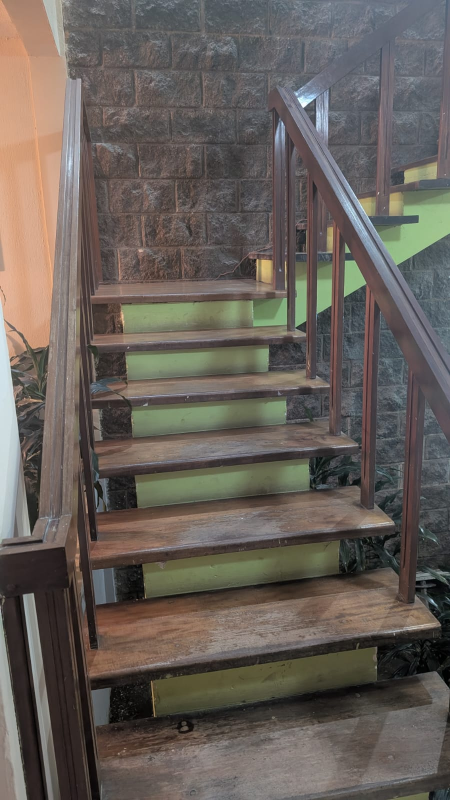
#> input picture control_izq.jpg, 900 x 1600 px (shown at 1/2 size)
$ jupyter execute lab5.ipynb   (shell and % lines are left out)   (text cells are left out)
#> lines starting #> are read from the running program, lines starting #| are printed output that depends on the picture; after the words box and inside, x2 and y2 are one past the last pixel; in counts of white or black regions, pixels touching at a corner belong together; pictures that were not available may be replaced by others from this repository, and a replacement may not be noted
[cell 1]
import cv2
import numpy as np
import matplotlib.pyplot as plt
import matplotlib.patches as patches
from google.colab import files
from IPython.display import display, HTML
import io
from PIL import Image

[cell 2]
CONTROL_LEFT  = 'control_izq.jpg'
CONTROL_RIGHT = 'control_der.jpg'
EXP_LEFT      = 'exp_izq.jpg'
EXP_RIGHT     = 'exp_der.jpg'


def load_img(path):
#> called with path = 'control_izq.jpg'
    img = cv2.imread(path)
#> img is the input picture: shape (1600, 900, 3); mean B, G, R 89.4, 95.6, 102.7
    assert img is not None, f"No se encontró: {path}"
    return img

ctrl_left  = load_img(CONTROL_LEFT)
ctrl_right = load_img(CONTROL_RIGHT)
#> call 2 of load_img, with path = 'control_der.jpg'
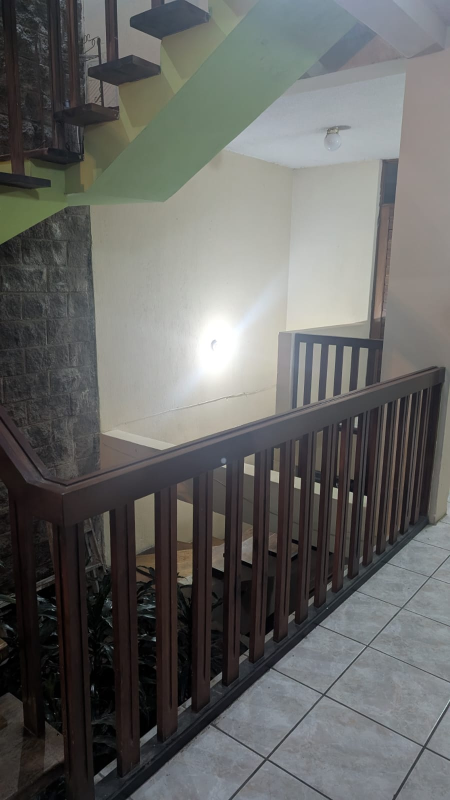
#> input picture control_drc.jpg, 900 x 1600 px, given in place of control_der.jpg, which was not available (shown at 1/2 size)
#> in load_img, img is the input picture: shape (1600, 900, 3); mean B, G, R 99.7, 101.7, 101.4
exp_left   = load_img(EXP_LEFT)
#> call 3 of load_img, with path = 'exp_izq.jpg'
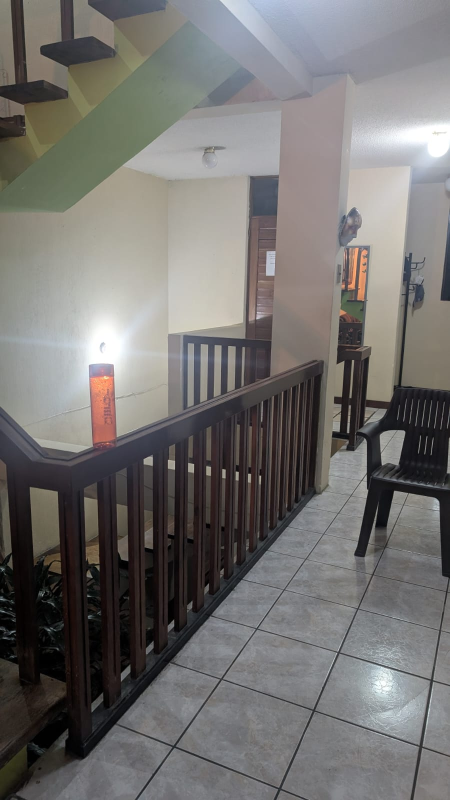
#> input picture exp_izq.jpg, 900 x 1600 px (shown at 1/2 size)
#> in load_img, img is the input picture: shape (1600, 900, 3); mean B, G, R 112.1, 113.9, 116.1
exp_right  = load_img(EXP_RIGHT)
#> call 4 of load_img, with path = 'exp_der.jpg'
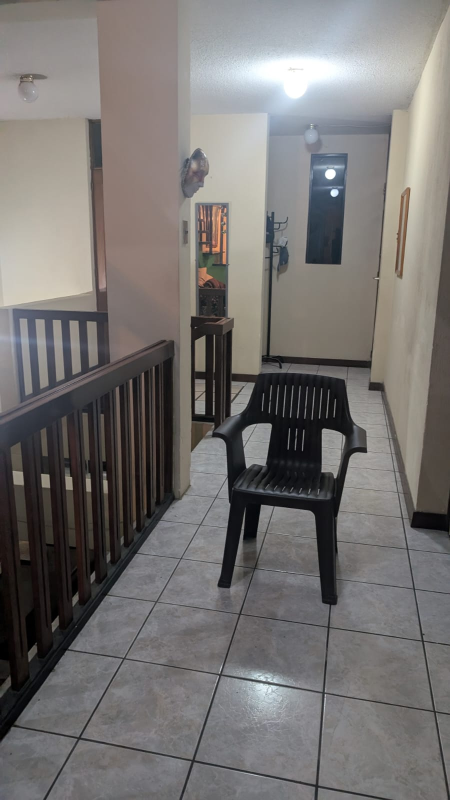
#> input picture exp_der.jpg, 900 x 1600 px (shown at 1/2 size)
#> in load_img, img is the input picture: shape (1600, 900, 3); mean B, G, R 113.4, 115, 118.1
print("Imágenes cargadas correctamente ✓")

[cell 3]
def stitch_images(img_left, img_right, ratio_thresh=0.7, ransac_thresh=5.0, show_matches=True):
    """
    img_left  = Train (Base) — se queda fija
    img_right = Query        — se transforma hacia el espacio de left
    Retorna: (panorama, img_warped_right, offset_x, offset_y)
    """
#> called with ratio_thresh = 0.7, ransac_thresh = 5, show_matches = True
    gray_left  = cv2.cvtColor(img_left,  cv2.COLOR_BGR2GRAY)
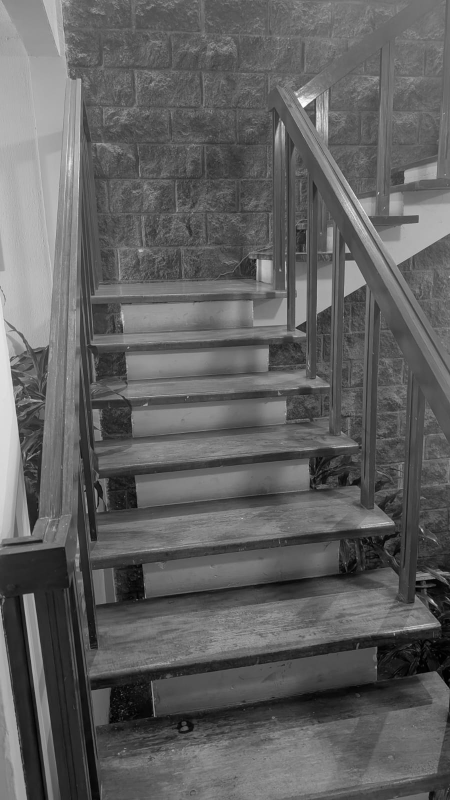
#> gray_left: shape (1600, 900) (shown at 1/2 size); min 0, max 254, mean 97
    gray_right = cv2.cvtColor(img_right, cv2.COLOR_BGR2GRAY)

    sift = cv2.SIFT_create()
    kp_left,  des_left  = sift.detectAndCompute(gray_left,  None)
#> kp_left = 4579 keypoints; strongest (x, y, size): (864, 1202, 4.6), (844, 1060, 2.9), (608, 204, 13.2), (58, 1202, 19.2)
    kp_right, des_right = sift.detectAndCompute(gray_right, None)
#> kp_right = 2131 keypoints; strongest (x, y, size): (223, 1215, 1.9), (595, 965, 12.2), (730, 996, 5.8), (702, 988, 6.4)
    print(f"Keypoints — Izq (Train): {len(kp_left)} | Der (Query): {len(kp_right)}")
#| Keypoints — Izq (Train): 4579 | Der (Query): 2131

    FLANN_INDEX_KDTREE = 1
    flann = cv2.FlannBasedMatcher(
        dict(algorithm=FLANN_INDEX_KDTREE, trees=5),
        dict(checks=50)
    )
    # Query = derecha, Train = izquierda
    matches = flann.knnMatch(des_right, des_left, k=2)
#> matches = 2131 matches
    good = [m for m, n in matches if m.distance < ratio_thresh * n.distance]
#> good = 29 matches
    print(f"Buenos matches: {len(good)}")
#| Buenos matches: 29

    if len(good) < 4:
        raise ValueError("Pocos matches. Verifica las imágenes.")

    if show_matches:
        img_m = cv2.drawMatches(img_right, kp_right, img_left, kp_left, good, None, flags=2)
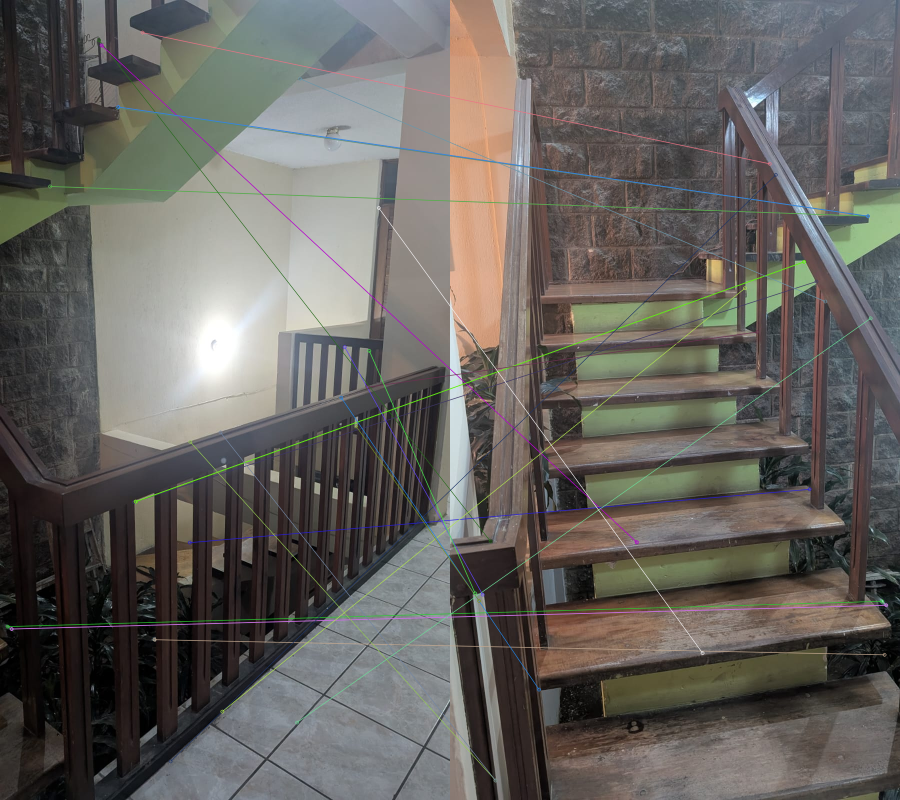
#> img_m: shape (1600, 1800, 3) (shown at 1/2 size); mean B, G, R 95.1, 99.2, 102.2
        plt.figure(figsize=(16, 5))
#> (this line was passed over: IPython is not available in this run)
        plt.imshow(cv2.cvtColor(img_m, cv2.COLOR_BGR2RGB))
#> (this line was passed over: IPython is not available in this run)
        plt.title(f'Matches: {len(good)}')
#> (this line was passed over: IPython is not available in this run)
        plt.axis('off'); plt.tight_layout(); plt.show()
#> (this line was passed over: IPython is not available in this run)
#> (this line was passed over: IPython is not available in this run)

    # Homografía: right → left
    src_pts = np.float32([kp_right[m.queryIdx].pt for m in good]).reshape(-1,1,2)
#> src_pts = 29 rows, first 8: [15.15, 1252.8], [22.8, 1257.5], [22.8, 1257.5], [99.76, 372.4], [99.76, 372.4], [197.7, 79.96], [202.5, 90.2], [202.9, 90.55]
    dst_pts = np.float32([kp_left[m.trainIdx].pt  for m in good]).reshape(-1,1,2)
#> dst_pts = 29 rows, first 8: [864.2, 1202.2], [872, 1209.9], [872, 1209.9], [835.4, 431.9], [835.4, 431.9], [80.56, 1082.4], [373, 1084.1], [373, 1084.1]
    M, mask = cv2.findHomography(src_pts, dst_pts, cv2.RANSAC, ransac_thresh)
#> M = [[-0.557, -0.656, 839.5], [-0.257, -0.333, 428.4], [-0.000641, -0.000781, 1]]; mask = 29 values, max 1 at index 1, min 0 at index 0, mean 0.31
    print(f"Inliers RANSAC: {mask.ravel().sum()}/{len(good)}")
#| Inliers RANSAC: 9/29

    h_l, w_l = img_left.shape[:2]
#> h_l = 1600; w_l = 900
    h_r, w_r = img_right.shape[:2]
#> h_r = 1600; w_r = 900

    corners_r = np.float32([[0,0],[0,h_r],[w_r,h_r],[w_r,0]]).reshape(-1,1,2)
    corners_l = np.float32([[0,0],[0,h_l],[w_l,h_l],[w_l,0]]).reshape(-1,1,2)
    all_c = np.concatenate((cv2.perspectiveTransform(corners_r, M), corners_l), axis=0)
#> all_c = [[839.5, 428.4], [836.8, 419.6], [859.5, 407.2], [798.8, 464.5], [0, 0], [0, 1600], [900, 1600], [900, 0]]

    x_min, y_min = np.int32(all_c.min(axis=0).ravel() - 0.5)
#> x_min = 0; y_min = 0
    x_max, y_max = np.int32(all_c.max(axis=0).ravel() + 0.5)
#> x_max = 900; y_max = 1600

    offset_x, offset_y = -x_min, -y_min
#> offset_x = 0; offset_y = 0
    T = np.array([[1,0,offset_x],[0,1,offset_y],[0,0,1]], dtype=np.float32)
#> T = [[1, 0, 0], [0, 1, 0], [0, 0, 1]]
    pw, ph = x_max - x_min, y_max - y_min
#> pw = 900; ph = 1600

    img_warped = cv2.warpPerspective(img_right, T @ M, (pw, ph))
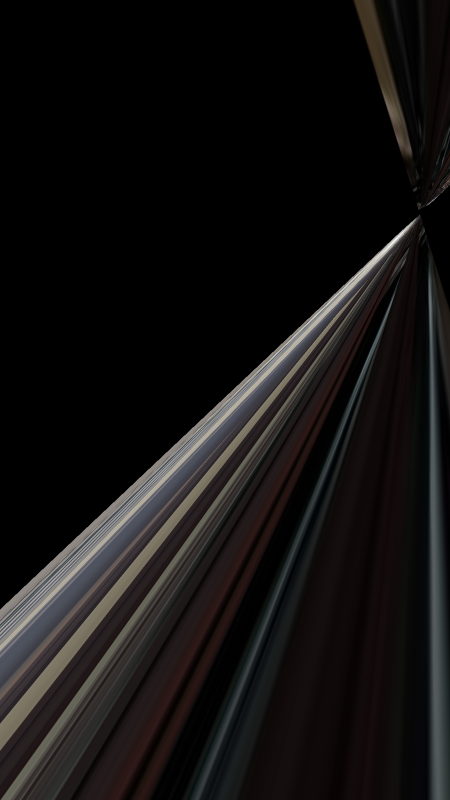
#> img_warped: shape (1600, 900, 3) (shown at 1/2 size); mean B, G, R 17.8, 18.3, 20.2

    panorama = img_warped.copy()
    y0, y1 = offset_y, offset_y + h_l
#> y0 = 0; y1 = 1600
    x0, x1 = offset_x, offset_x + w_l
#> x0 = 0; x1 = 900
    roi = panorama[y0:y1, x0:x1]
    mask_l = np.any(img_left != [0,0,0], axis=2)
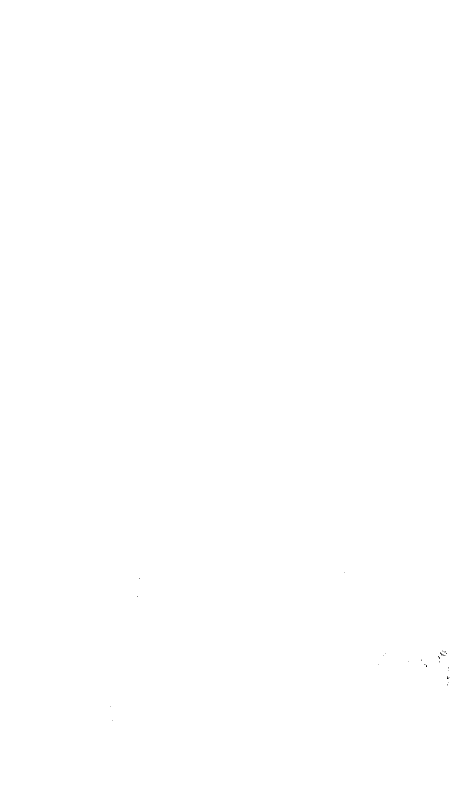
#> mask_l: shape (1600, 900) bool (shown at 1/2 size); 100% white; black in thin lines or dots, all inside (x1, y1, x2, y2) = (221, 1144, 899, 1441)
    roi[mask_l] = img_left[mask_l]
    panorama[y0:y1, x0:x1] = roi

    return panorama, img_warped, offset_x, offset_y

[cell 4]
print("=== SET DE CONTROL ===")
panorama_ctrl, warped_ctrl, ox_ctrl, oy_ctrl = stitch_images(ctrl_left, ctrl_right)
#> ox_ctrl = 0; oy_ctrl = 0

plt.figure(figsize=(18, 6))
#> (this line was passed over: IPython is not available in this run)
plt.imshow(cv2.cvtColor(panorama_ctrl, cv2.COLOR_BGR2RGB))
#> (this line was passed over: IPython is not available in this run)
plt.title('Set de Control — Rotación Pura (debe verse limpio)', fontsize=13)
plt.axis('off'); plt.tight_layout()
plt.savefig('panorama_control.png', dpi=150, bbox_inches='tight')
plt.show()
